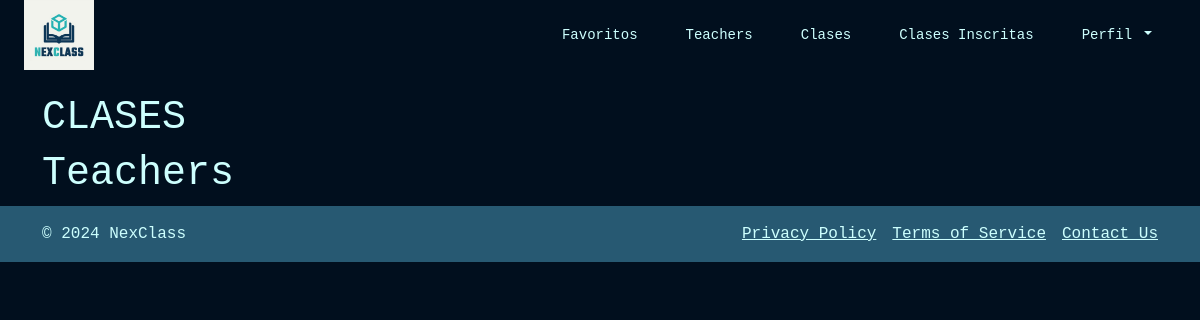
/favoritos/ (signed in), run on an earlier commit of the app's database.
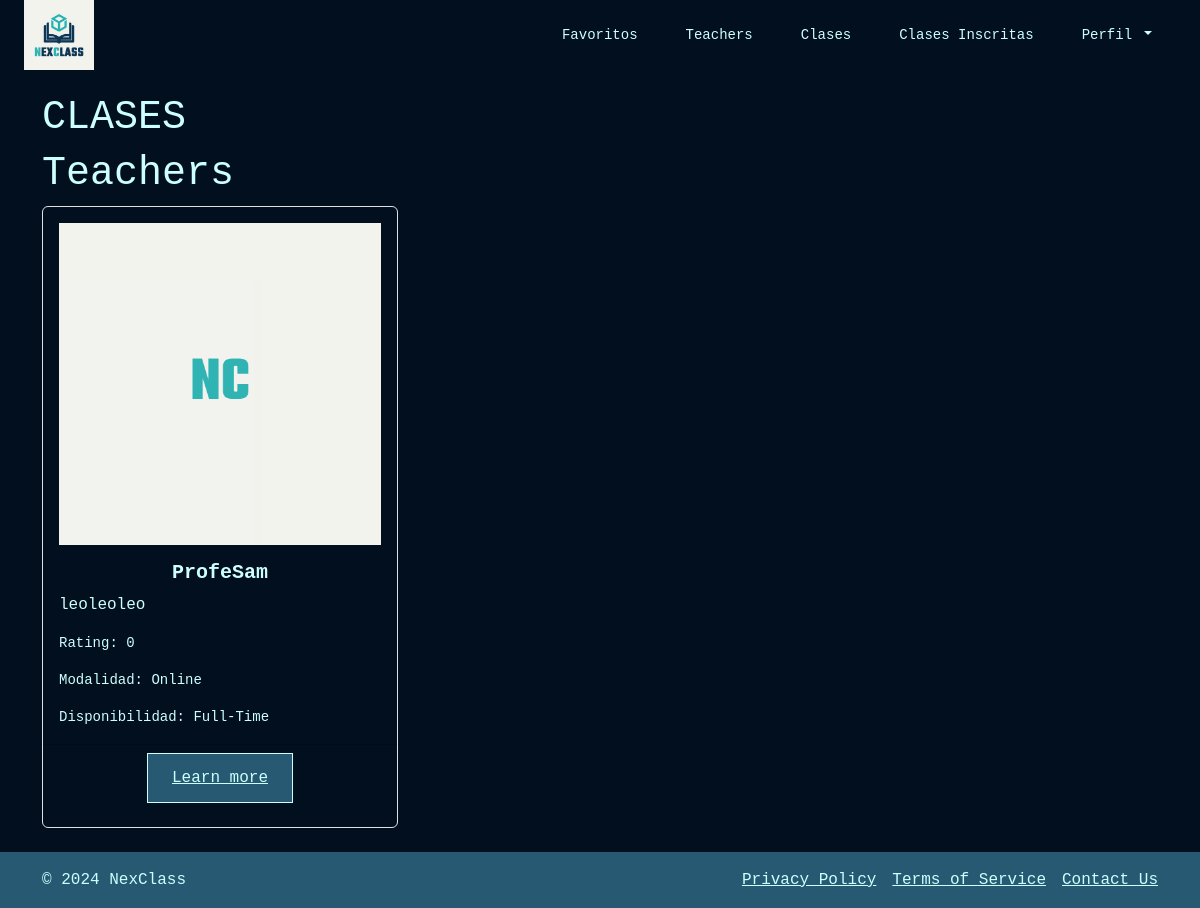
And on a later commit of the database.
### favorites/models.py (models this page shows)
class StudentFavoritesTeachers(models.Model):
    student = models.ForeignKey(Student, on_delete=models.CASCADE)
    teacher = models.ForeignKey(Teacher, on_delete=models.CASCADE)

### users/models.py (models this page shows, shortened)
class Teacher(models.Model):
    user = models.OneToOneField(User, on_delete=models.CASCADE)
    specialties = models.CharField(
        max_length=50,
        choices=Specialties.choices
    )
    biography = models.TextField()
    average_rating = models.FloatField(default=0.0)
    availability = models.CharField(
        max_length=50,
        choices=Availability.choices
    )
    mode = models.CharField(
        max_length=50,
        choices=Mode.choices
    )
    def average_rating(self):
        ratings = self.ratings.all()
        if ratings:
            return sum([rating.rating for rating in ratings]) / ratings.count()
        return 0

class User(AbstractBaseUser, PermissionsMixin):
    user_id = models.AutoField(primary_key=True)
    name = models.CharField(max_length=255)
    username = models.CharField(max_length=150, unique=True)
    email = models.EmailField(unique=True)
    password = models.CharField(max_length=128)
    user_type = models.CharField(
        max_length=10,
        choices=UserType.choices
    )
    registration_date = models.DateTimeField(auto_now_add=True)
    profile_picture = models.ImageField(upload_to='profile_photos/', default='profile_photos/default_profile.png',
                                        null=True, blank=True)
    address = models.CharField(max_length=255, null=True, blank=True)
    profile_complete = models.BooleanField(default=False)
    is_active = models.BooleanField(default=True)
    is_staff = models.BooleanField(default=False)
    objects = UserManager()
    USERNAME_FIELD = 'username'
    REQUIRED_FIELDS = ['email', 'name']

### favorites/views.py (the view)
# urls.py: path('favoritos/', views.favorites_view, name='favoritos'),
@login_required
def favorites_view(request):
    student_instance = Student.objects.get(user=request.user)
    student_favorites_classes = StudentFavoritesClasses.objects.filter(student=student_instance)
    student_favorites_teacher = StudentFavoritesTeachers.objects.filter(student=student_instance)
    context = {
        'student_favorites_classes': student_favorites_classes,
        'student_favorites_teacher': student_favorites_teacher,
    }
    return render(request, 'favoritos.html', context)

### favorites/templates/favoritos.html (shortened to what this page needs)
{% extends 'navbar.html' %}
{% block content %}
    <div class="container mt-4">
       <div class="row">
        <h1>CLASES</h1>
       </div>
       <div class="row">
               <h1>Teachers</h1>
           {% for favorite_teacher in student_favorites_teacher %}
           <div class="col-md-4 mb-4 d-flex align-items-stretch">
               <div class="card bg-transparent border">
                   <img class="card-img-top px-3 pt-3" src="{{ favorite_teacher.teacher.user.profile_picture.url }}" alt="{{ favorite_teacher.teacher.user.username }}">
                   <div class="card-body text_custom">
                       <h5 class="card-title text-center fw-bold">{{ favorite_teacher.teacher.user.username }}</h5>
                       <p class="card-text">{{ favorite_teacher.teacher.biography }}</p>
                       <p class="card-text"><small>Rating: {{ favorite_teacher.teacher.average_rating }}</small></p>
                       <p class="card-text"><small>Modalidad: {{ favorite_teacher.teacher.get_mode_display }}</small></p>
                       <p class="card-text"><small>Disponibilidad: {{ favorite_teacher.teacher.get_availability_display }}</small></p>
                   </div>
                   <div class="card-footer text-center">
                        <a href="{% url 'teachers_detail' favorite_teacher.id %}" class="button-custom-two mb-3">Learn more</a>
                    </div>
               </div>
           </div>
           {% endfor %}
       </div>
   </div>
{% endblock content %}

What changed in the data, as far as the page shows it:
added StudentFavoritesTeachers: teacher.user.profile_picture (placeholder picture), teacher.user.username "ProfeSam", teacher.biography "leoleoleo", teacher.average_rating "0", teacher.mode "Online", teacher.availability "Full-Time"
